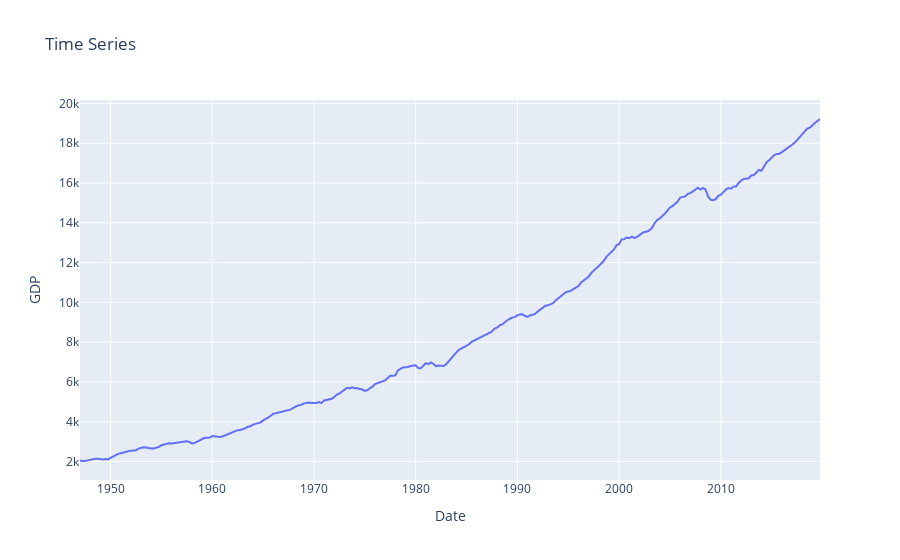

Notebook cell for this chart:
### Code cell
# Plot the GDP Trends
fig = px.line(x=gdp.index, y=gdp['GDPC1'], title='Time Series', labels={'x':'Date', 'y':'GDP'})

# Display the Chart
fig.show()

### Figure 1 — Plotly figure (JSON) as saved in the notebook; plotly's stock layout.template omitted (floating-point values rounded to 4 significant figures; data arrays with more than 128 entries replaced by an {"elided": "..."} marker saying what was removed)
{"data": [{"hovertemplate": "Date=%{x}<br>GDP=%{y}<extra></extra>", "legendgroup": "", "line": {"color": "#636efa", "dash": "solid"}, "marker": {"symbol": "circle"}, "mode": "lines", "name": "", "orientation": "v", "showlegend": false, "type": "scatter", "x": {"elided": "292 str values"}, "xaxis": "x", "y": {"elided": "292 float values"}, "yaxis": "y"}], "layout": {"legend": {"tracegroupgap": 0}, "title": {"text": "Time Series"}, "xaxis": {"anchor": "y", "domain": [0, 1], "title": {"text": "Date"}}, "yaxis": {"anchor": "x", "domain": [0, 1], "title": {"text": "GDP"}}}}
